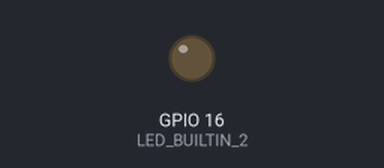
The sketch below on a simulated ESP8266 (NodeMCU). On the bench: output pins drawn as LEDs (lit = HIGH). WiFi joins after 1.5 s; servers stay silent unless stated; what the sketch prints to the serial monitor is not drawn.

Above: at 2.1 s.
At 5.1 s:
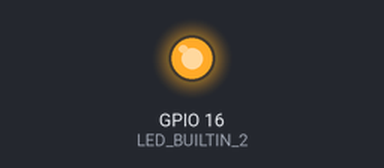
Timing chart, 0 to 6.6 s (numbered marks = the images above):
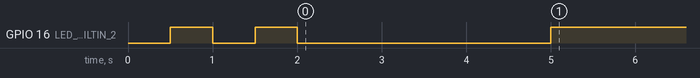

The sketch:

2_ConectarWifi.ino
```cpp
#include <ESP8266WiFi.h>

// ==========================================================
//     Credenciales para la conexión por WiFi
// ==========================================================
	const char* WIFI_SSID = "***";
	const char* WIFI_PASS = "***";
// ----------------------------------------------------------

// Define la constante para el segundo LED integrado conectado a GPIO16 (D0)
#define LED_BUILTIN_2 16

// --------------------------------------------------------------
// 	Método de configuración e inicialización de dispositivos
// --------------------------------------------------------------
void setup() {

	Serial.begin(9600);
	pinMode(LED_BUILTIN_2, OUTPUT);

	WiFi.begin( WIFI_SSID , WIFI_PASS );

	Serial.print("Conectando");

	while( WiFi.status() != WL_CONNECTED ){
		digitalWrite(LED_BUILTIN_2, LOW);
		delay(500);
		Serial.print(".");
		digitalWrite(LED_BUILTIN_2, HIGH);
		delay(500);
	}

	Serial.println();
	Serial.print( "Conectado, dirección IP: ");
	Serial.println(WiFi.localIP());

	// Muestra el led fijo durante 1 segundo para indicar que ha conectado
	digitalWrite(LED_BUILTIN_2, LOW);
	delay(3000);
  digitalWrite(LED_BUILTIN_2, HIGH);

}


// --------------------------------------------------------------
//	Bucle de operación de la placa
// --------------------------------------------------------------
void loop(){}
```
